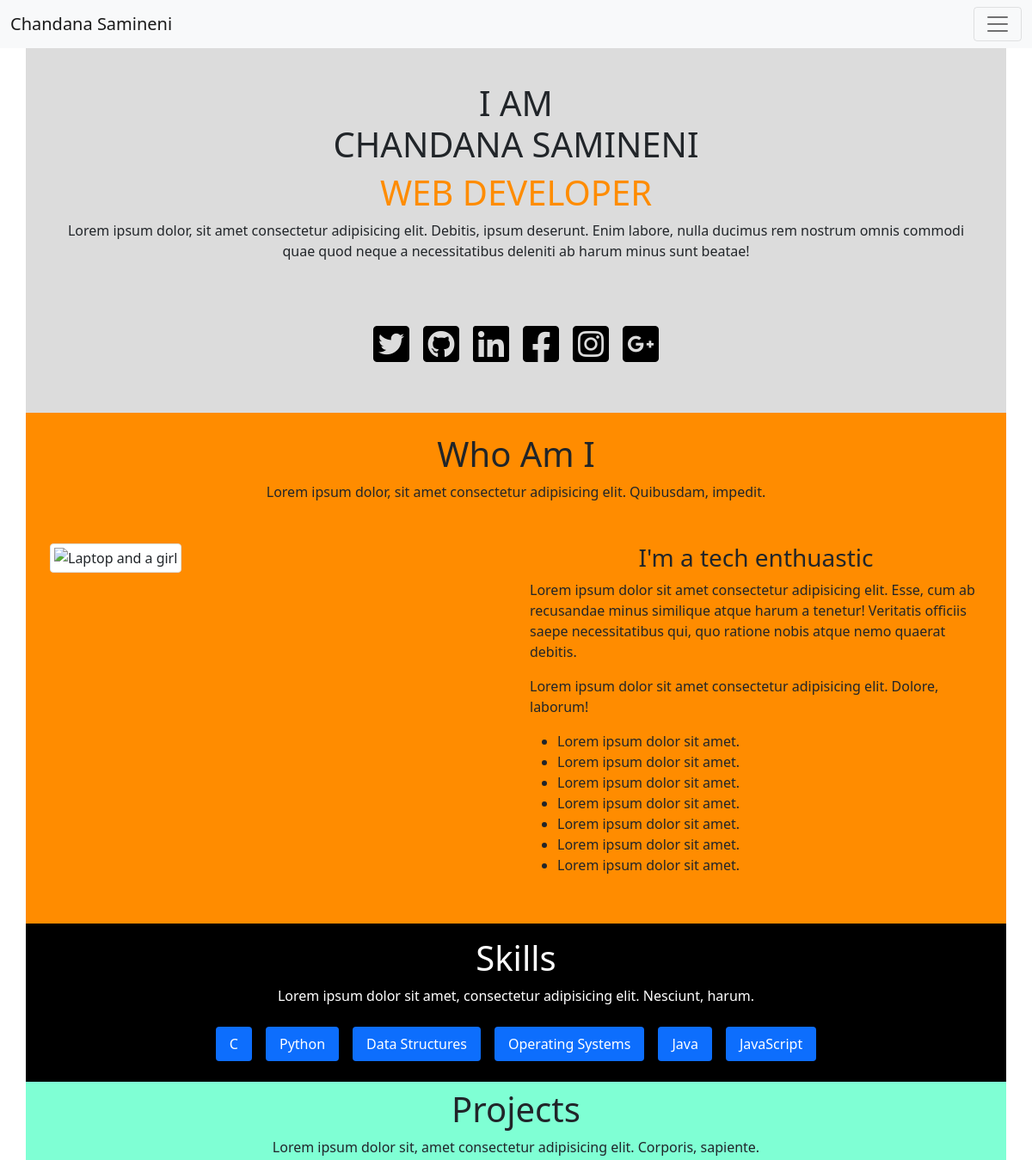
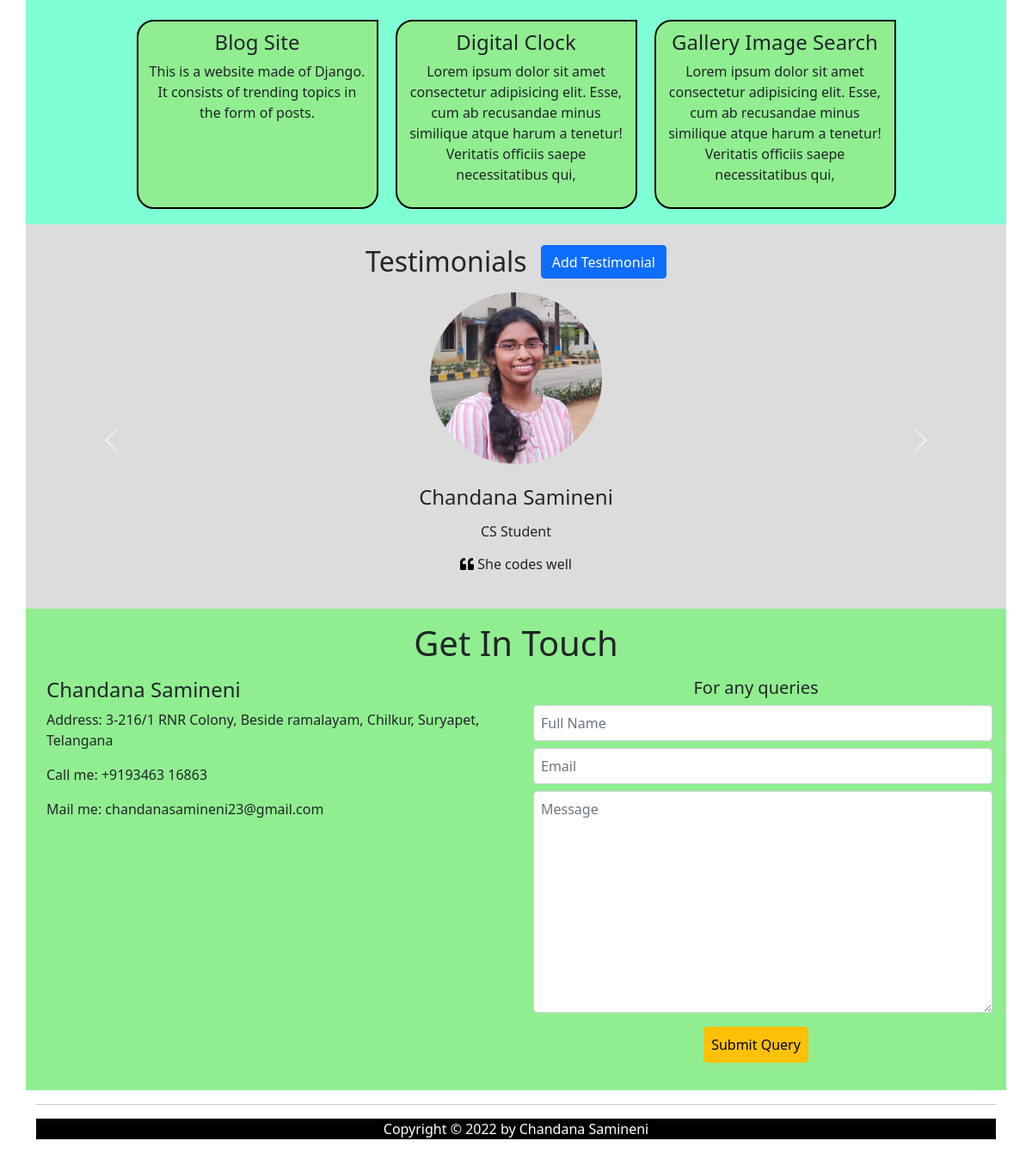
The page / on the database its author committed (2 pictures, top to bottom).
### portfolioapp/models.py (models this page shows)
class Skills(models.Model):
    skills = models.CharField(max_length=150)

class Projects(models.Model):
    topic = models.CharField(max_length=150)
    project_name = models.CharField(max_length=250)
    project_desc = models.TextField()

class Testimonial(models.Model):
    name = models.CharField(max_length=150)
    pic = models.ImageField(upload_to='media/')
    desc = models.TextField()
    info = models.TextField()

### portfolioapp/views.py (the view)
# urls.py: 2. Add a URL to urlpatterns:  path('', views.home, name='home')
def home(request):
    skills = Skills.objects.all()
    testimonial = Testimonial.objects.all()
    projects = Projects.objects.all()
    return render(request,'index.html',{'skills':skills,'projects':projects,'testimonial':testimonial})

### templates/index.html (shortened to what this page needs)
{% load static %}
<!DOCTYPE html>
<html lang="en">
<head>
    <link rel="stylesheet" href="https://cdn.jsdelivr.net/npm/bootstrap@5.1.3/dist/css/bootstrap.min.css">
    <link rel="stylesheet" href="https://use.fontawesome.com/releases/v5.15.4/css/all.css">
    <link rel="stylesheet" href="{% static 'styles/style.css' %}" type="text/css">
</head>
<body>
    <div class="container p-5 w-100 d-block text-center banner">
        <div class="intro pt-5">
            <h1>I AM <br/> CHANDANA SAMINENI</h1>
            <h1><span class="job">WEB DEVELOPER</span></h1>
            <blockquote>Lorem ipsum dolor, sit amet consectetur adipisicing elit. Debitis, ipsum deserunt. Enim labore, nulla ducimus rem nostrum omnis commodi quae quod neque a necessitatibus deleniti ab harum minus sunt beatae!</blockquote>
        </div>
        <div class="container pt-5 d-flex justify-content-center">
            <a href='https://twitter.com/ChandanaSaminen'><i class="p-2 fab fa-twitter-square fa-3x"></i></a>
            <a href='https://github.com/Chandana-23'><i class="p-2 fab fa-github-square fa-3x"></i></a>
            <a href='https://www.linkedin.com/in/chandana-samineni-556383195/'><i class="p-2 fab fa-linkedin fa-3x"></i></a>
            <a href='https://www.facebook.com/chandanachoudarysamineni/'><i class="p-2 fab fa-facebook-square fa-3x"></i></a>
            <a href='https://www.instagram.com/__chandana_samineni__/'><i class="p-2 fab fa-instagram-square fa-3x"></i></a>
            <a href='mailto:chandanasamineni23@fmail.com'><i class="p-2 fab fa-google-plus-square fa-3x"></i></a>
        </div>
    </div>
    <nav class="navbar navbar-light bg-light fixed-top">
        <div class="container-fluid">
          <a class="navbar-brand" href="#">Chandana Samineni</a>
          <button class="navbar-toggler" type="button" data-bs-toggle="offcanvas" data-bs-target="#offcanvasNavbar" aria-controls="offcanvasNavbar">
            <span class="navbar-toggler-icon"></span>
          </button>
        </div>
      </nav>
      <div class="container p-3" id="about">
          <div class="container p-2 d-block text-center">
            <h1>Who Am I</h1>
            <blockquote>Lorem ipsum dolor, sit amet consectetur adipisicing elit. Quibusdam, impedit.</blockquote>
          </div>
          <div class="container p-2">
            <div class="row d-flex justify-content-center">
                <div class="col-sm-12 col-lg-12 col-xl-6 col-md-12 col-12 p-3">
                    <img class="img img-thumbnail w-100" src="https://cdn.pixabay.com/photo/2017/07/31/11/44/laptop-2557571__340.jpg"  alt="Laptop and a girl">
                </div>
                <div class="col-lg-12 col-xl-6 col-sm-12 col-md-12 col-12 p-3">
                    <h3 class="text-center">I'm a tech enthuastic</h3>
                    <blockquote>Lorem ipsum dolor sit amet consectetur adipisicing elit. Esse, cum ab recusandae minus similique atque harum a tenetur! Veritatis officiis saepe necessitatibus qui, quo ratione nobis atque nemo quaerat debitis.</blockquote>
                    <p>Lorem ipsum dolor sit amet consectetur adipisicing elit. Dolore, laborum!</p>
                    <ul>
                        <li>Lorem ipsum dolor sit amet.</li>
                        <li>Lorem ipsum dolor sit amet.</li>
                        <li>Lorem ipsum dolor sit amet.</li>
                        <li>Lorem ipsum dolor sit amet.</li>
                        <li>Lorem ipsum dolor sit amet.</li>
                        <li>Lorem ipsum dolor sit amet.</li>
                        <li>Lorem ipsum dolor sit amet.</li>
                    </ul>
                    </div>
                </div>
            </div>
      </div>
      <div class="container p-3 d-block text-center" id="skills">
          <h1>Skills</h1>
          <p>Lorem ipsum dolor sit amet, consectetur adipisicing elit. Nesciunt, harum.</p>
          <ul class="nav d-flex justify-content-center nav-pills">
            {% for i in skills %}
              <li class="nav-link active m-2"> {{i.skills}} </li>
            {% endfor %}
          </ul>
      </div>
      <div class="container projects p-2 d-block text-center" id="projects">
        <h1>Projects</h1>
        <p>Lorem ipsum dolor sit, amet consectetur adipisicing elit. Corporis, sapiente.</p>
        <div class="container">
          <div class="row d-flex justify-content-center">
        {% for i in projects %}
            <div class="col-12 project col-sm-6 col-md-3">
              <h4>{{i.project_name}} </h4>
              <p>{{i.project_desc}} </p>
            </div>
        {% endfor %}
          </div>
        </div>
      </div>
<section class="text-center container p-3" id="testimonial">
  <div class="d-flex justify-content-center">
    <h2 class=" font-weight-bold m-2">Testimonials</h2>
    <button type="button" class="btn btn-primary m-2" data-bs-toggle="modal" data-bs-target="#exampleModal" data-bs-whatever="@mdo">Add Testimonial</button>
  </div>
  {% if testimonial %}
  <div class="wrapper-carousel-fix">
    <div id="carouselExampleControls" class="carousel slide" data-bs-ride="carousel">
      <div class="carousel-inner p-2" role="listbox">
        {% for i in testimonial %}
        {% if forloop.counter == 1 %}
        <div class="carousel-item active">
          <div class="testimonial">
            <div class="avatar mx-auto mb-4">
              <img src="{{i.pic.url}}" class="rounded-circle img-fluid" height="200" width="200"
                alt="{{i.name}}">
            </div>
            <h4 class="font-weight-bold">{{i.name}}</h4>
            <h6 class="font-weight-bold my-3">{{i.info}}</h6>
            <p>
              <i class="fas fa-quote-left"></i> {{i.desc}}
            </p>
          </div>
        </div>
        {% endif %}
        {% endfor %}
      </div>
      <button class="carousel-control-prev" type="button" data-bs-target="#carouselExampleControls" data-bs-slide="prev">
        <span class="carousel-control-prev-icon" aria-hidden="true"></span>
      </button>
      <button class="carousel-control-next" type="button" data-bs-target="#carouselExampleControls" data-bs-slide="next">
        <span class="carousel-control-next-icon" aria-hidden="true"></span>
      </button>
    </div>
  </div>
  {% else %}
  <h5>Not available</h5>
  {% endif %}
</section>
<div class="container p-3" id="contact">
  <h1 class="text-center">Get In Touch</h1>
  <div class="row p-2">
    <div class="col-12 col-sm-12 col-md-6 col-xl-6">
      <h4>Chandana Samineni</h4>
      <p>Address: 3-216/1 RNR Colony, Beside ramalayam, Chilkur, Suryapet, Telangana</p>
      <p>Call me: +9193463 16863</p>
      <p>Mail me: chandanasamineni23@gmail.com</p>
    </div>
    <div class="col-12 col-sm-12 col-md-6 col-xl-6">
      <form action="query" align="center" method="post">
        <h5>For any queries</h5>
        <input type="text" placeholder="Full Name" name="name" class="p-2 m-2 form-control" required>
        <input type="email" placeholder="Email" name="email" class="p-2 m-2 form-control" required>
        <textarea name="message" cols="30" rows="10" placeholder="Message" class="p-2 m-2 form-control" required></textarea>
        <input class="p-2 m-2 btn btn-warning" type="submit" value="Submit Query">
      </form>
    </div>
  </div>
</div>
<div class="container">
  <hr>
  <p class="text-white bg-black text-center">Copyright &copy; 2022 by Chandana Samineni</p>
</div>
</body>
</html>

### static/styles/style.css (style rules this page uses)
.banner { background-color: gainsboro; }
#about { background-color: darkorange; }
#skills { background-color: black; color: white; }
#projects { background-color:aquamarine; }
.job { color: darkorange; }
a,i { color: black; text-decoration: none; }
.project { border: 2px solid black; border-radius: 20px 0 20px 20px; padding: 10px; margin: 10px; background-color: lightgreen; }
#testimonial { background-color: gainsboro; }
#contact { background-color: lightgreen; }

### rows shown on the page
Skills: skills "C"
Skills: skills "Python"
Skills: skills "Data Structures"
Skills: skills "Operating Systems"
Skills: skills "Java"
Skills: skills "JavaScript"
Projects: project_name "Blog Site", project_desc "This is a website made of Django. It consists of trending topics in the form of posts."
Projects: project_name "Digital Clock", project_desc "Lorem ipsum dolor sit amet consectetur adipisicing elit. Esse, cum ab recusandae minus similique atque harum a tenetur! Veritatis officiis saepe necessitatibus qui,"
Projects: project_name "Gallery Image Search", project_desc "Lorem ipsum dolor sit amet consectetur adipisicing elit. Esse, cum ab recusandae minus similique atque harum a tenetur! Veritatis officiis saepe necessitatibus qui,"
Testimonial: pic (picture), name "Chandana Samineni", info "CS Student", desc "She codes well"
